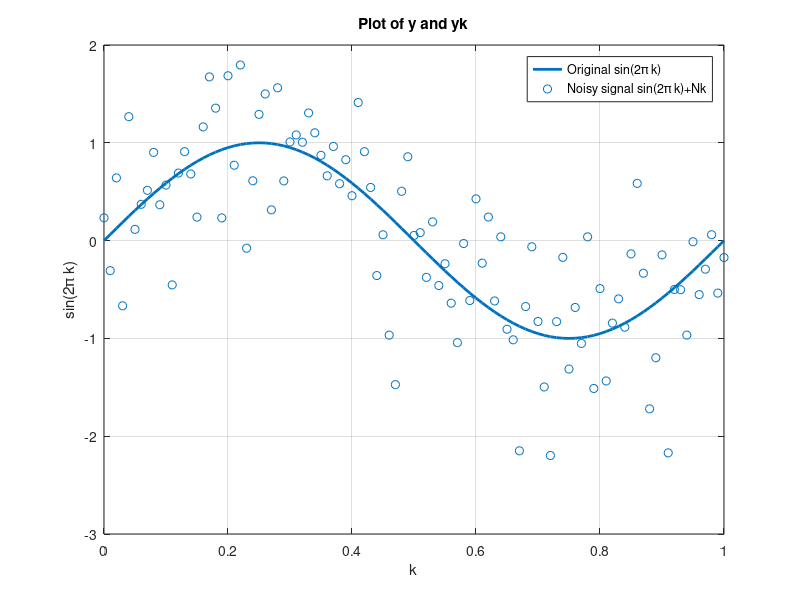

MATLAB code to generate this figure:
clc;
clear all;

% Question 1
tk = 0:0.01:1;  % time interval
y = sin(2 * pi * tk);  % original signal

sigma2 = 0.4;
gaussian_noise = sqrt(sigma2) * randn(size(tk));

y_gaussian = y + gaussian_noise;

% Plot Data
figure;
plot(tk, y, 'LineWidth', 2, 'DisplayName', 'Original sin(2\pi k)');
hold on;
scatter(tk, y_gaussian, 'red', 'DisplayName', 'Noisy signal sin(2\pi k)+Nk');
hold off;
title('Plot of y and yk');
xlabel('k');
ylabel('sin(2\pi k)');
legend show;
grid on;